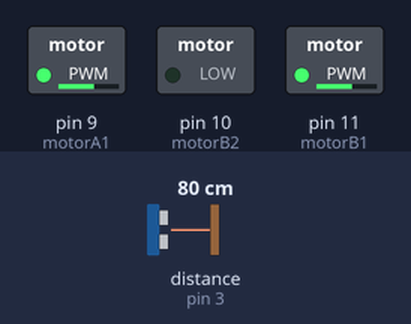
The sketch below on a simulated Arduino Uno, built with avr-gcc and run on an emulated ATmega328P. On the bench: switched loads named in the sketch (green lamp = pin HIGH). Wiring (inferred from the names in the program): ultrasonic range finder: trigger pin 2; echo pin 3. Inputs (shaded band) come from the test bench; at power-on: distance to the obstacle (sensor on pin 3) 80 cm. The echo pulse lasts 58.3 µs per cm; pins used as bus, display or sensor lines are not drawn.

Above: at 0.1 s.
At 18.6 s:
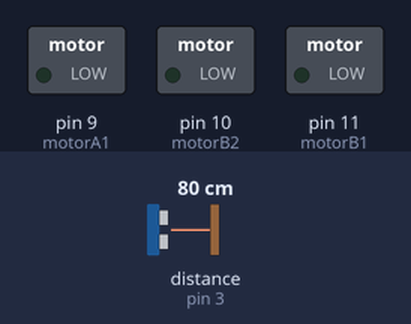
At 39.1 s:
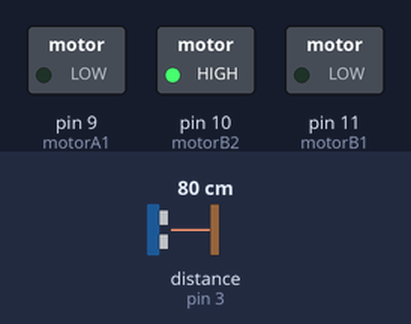
Timing chart, 0 to 40.0 s (numbered marks = the images above):
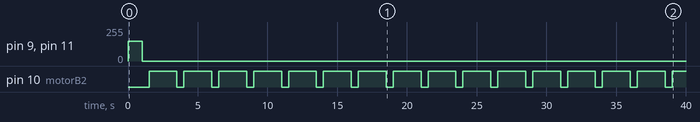

Measured:
- by itself, pin 9 (motorA1), pin 11 (motorB1): 0/255 → 150/255 at 0.01 s, → 0/255 1.0 s later
- by itself, pin 10 (motorB2): alternates HIGH for 2.0 s and LOW for 0.50 s

The sketch:

carroDesviaDeObstaculos-PonteH1.ino
```cpp
// Define os pinos de utilização do Driver L298.
const int motorA1  = 9;    // Pin  5 of L293.
const int motorA2  = 3;    // Pin  6 of L293.
const int motorB1  = 11;   // Pin 10 of L293.
const int motorB2  = 10;   // Pin 9 of L293.

int vel = 200;   //0 < x < 255.

int trigger = 2;
int echo = 3;

void setup()
{
  pinMode(motorA1, OUTPUT);
  pinMode(motorA2, OUTPUT);
  pinMode(motorB1, OUTPUT);
  pinMode(motorB2, OUTPUT);

  Serial.begin(9600);

  pinMode(trigger, OUTPUT);
  pinMode(echo, INPUT);
}

void loop()
{
  digitalWrite(trigger, LOW);
  delayMicroseconds(2);
  digitalWrite(trigger, HIGH);
  delayMicroseconds(10);
  digitalWrite(trigger, LOW);
  int duration = pulseIn(echo, HIGH);
  int distance = (duration/2) / 29.1;

  if(distance <= 5)
  {
    analogWrite(motorA1, 0);
    analogWrite(motorA2, 0);
    analogWrite(motorB1, 0);
    analogWrite(motorB2, 0);
    delay(500);
    if(distance <= 5)
    {
      analogWrite(motorA1, 0);
      analogWrite(motorA2, 255);
      analogWrite(motorB1, 0);
      analogWrite(motorB2, 255);
      delay(1000);
    }
  }
  else
  {
    analogWrite(motorA1, 150);
    analogWrite(motorA2, 0);
    analogWrite(motorB1, 150);
    analogWrite(motorB2, 0);
  }
}
```
